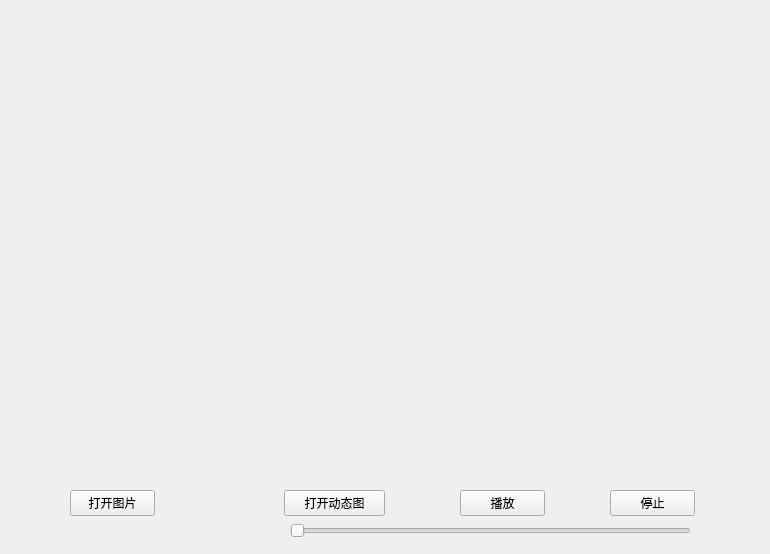
<?xml version="1.0" encoding="UTF-8"?>
<ui version="4.0">
 <class>Widget</class>
 <widget class="QWidget" name="Widget">
  <property name="geometry">
   <rect>
    <x>0</x>
    <y>0</y>
    <width>770</width>
    <height>554</height>
   </rect>
  </property>
  <property name="windowTitle">
   <string>Widget</string>
  </property>
  <widget class="QLabel" name="labelShow">
   <property name="geometry">
    <rect>
     <x>20</x>
     <y>20</y>
     <width>731</width>
     <height>431</height>
    </rect>
   </property>
   <property name="text">
    <string/>
   </property>
  </widget>
  <widget class="QPushButton" name="ButtonOpenPic">
   <property name="geometry">
    <rect>
     <x>70</x>
     <y>490</y>
     <width>85</width>
     <height>26</height>
    </rect>
   </property>
   <property name="text">
    <string>打开图片</string>
   </property>
  </widget>
  <widget class="QPushButton" name="ButtonOpenMov">
   <property name="geometry">
    <rect>
     <x>284</x>
     <y>490</y>
     <width>101</width>
     <height>26</height>
    </rect>
   </property>
   <property name="text">
    <string>打开动态图</string>
   </property>
  </widget>
  <widget class="QPushButton" name="ButtonStart">
   <property name="geometry">
    <rect>
     <x>460</x>
     <y>490</y>
     <width>85</width>
     <height>26</height>
    </rect>
   </property>
   <property name="text">
    <string>播放</string>
   </property>
  </widget>
  <widget class="QPushButton" name="ButtonStop">
   <property name="geometry">
    <rect>
     <x>610</x>
     <y>490</y>
     <width>85</width>
     <height>26</height>
    </rect>
   </property>
   <property name="text">
    <string>停止</string>
   </property>
  </widget>
  <widget class="QSlider" name="horizontalSlider">
   <property name="geometry">
    <rect>
     <x>290</x>
     <y>520</y>
     <width>401</width>
     <height>22</height>
    </rect>
   </property>
   <property name="orientation">
    <enum>Qt::Horizontal</enum>
   </property>
  </widget>
 </widget>
 <layoutdefault spacing="6" margin="11"/>
 <resources/>
 <connections/>
</ui>
